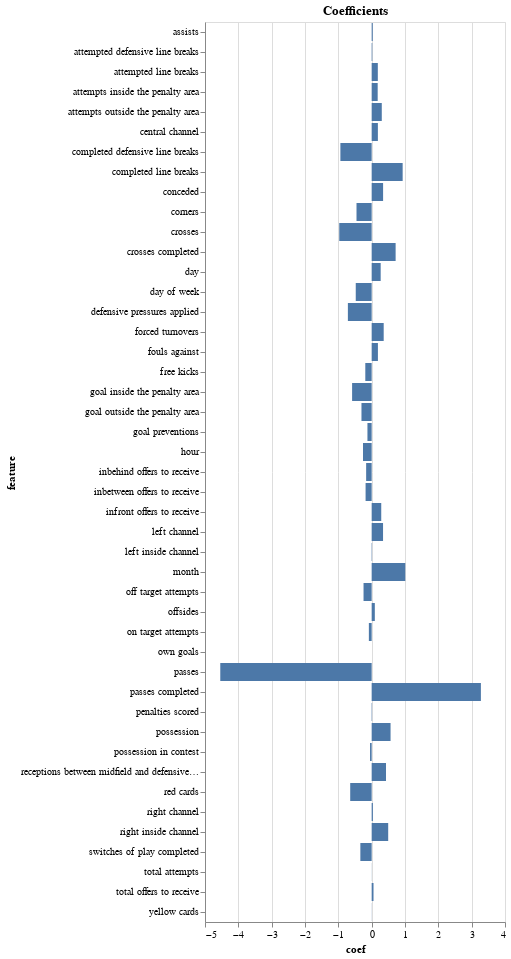

This figure's notebook cell:
### Markdown cell above
These 2 value suggest overfitting because the test error is much higher than the train error suggesting that the model is not fitting the data properly.

### Code cell
import altair as alt

df_coef = pd.DataFrame({
    'feature': LinReg.feature_names_in_,
    'coef': LinReg.coef_
})

chart = alt.Chart(df_coef).mark_bar().encode(
    x='coef',
    y=alt.Y('feature') 
).properties(
    title='Coefficients'
)
chart

### Figure 1 — Vega-Lite specification as saved in the notebook (floating-point values rounded to 4 significant figures)
{"config": {"view": {"continuousWidth": 300, "continuousHeight": 300}}, "data": {"name": "data-2c13506af2fa1b27fa1a4a7ea8653335"}, "mark": {"type": "bar"}, "encoding": {"x": {"field": "coef", "type": "quantitative"}, "y": {"field": "feature", "type": "nominal"}}, "title": "Coefficients", "$schema": "https://vega.github.io/schema/vega-lite/v5.17.0.json", "datasets": {"data-2c13506af2fa1b27fa1a4a7ea8653335": [{"feature": "month", "coef": 1.009}, {"feature": "day", "coef": 0.2704}, {"feature": "hour", "coef": -0.2609}, {"feature": "day of week", "coef": -0.4776}, {"feature": "possession", "coef": 0.5667}, {"feature": "possession in contest", "coef": -0.04868}, {"feature": "total attempts", "coef": 0.003408}, {"feature": "conceded", "coef": 0.3429}, {"feature": "goal inside the penalty area", "coef": -0.587}, {"feature": "goal outside the penalty area", "coef": -0.3059}, {"feature": "assists", "coef": 0.03219}, {"feature": "on target attempts", "coef": -0.08419}, {"feature": "off target attempts", "coef": -0.2439}, {"feature": "attempts inside the penalty area", "coef": 0.1805}, {"feature": "attempts outside the penalty area", "coef": 0.3032}, {"feature": "left channel", "coef": 0.3413}, {"feature": "left inside channel", "coef": 0.01153}, {"feature": "central channel", "coef": 0.1865}, {"feature": "right inside channel", "coef": 0.4959}, {"feature": "right channel", "coef": 0.03651}, {"feature": "total offers to receive", "coef": 0.0552}, {"feature": "inbehind offers to receive", "coef": -0.1657}, {"feature": "inbetween offers to receive", "coef": -0.1825}, {"feature": "infront offers to receive", "coef": 0.2875}, {"feature": "receptions between midfield and defensive lines", "coef": 0.4295}, {"feature": "attempted line breaks", "coef": 0.1845}, {"feature": "completed line breaks", "coef": 0.9296}, {"feature": "attempted defensive line breaks", "coef": 0.0181}, {"feature": "completed defensive line breaks", "coef": -0.9384}, {"feature": "yellow cards", "coef": -0.003849}, {"feature": "red cards", "coef": -0.6437}, {"feature": "fouls against", "coef": 0.1874}, {"feature": "offsides", "coef": 0.09467}, {"feature": "passes", "coef": -4.542}, {"feature": "passes completed", "coef": 3.277}, {"feature": "crosses", "coef": -0.9723}, {"feature": "crosses completed", "coef": 0.7188}, {"feature": "switches of play completed", "coef": -0.3395}, {"feature": "corners", "coef": -0.4551}, {"feature": "free kicks", "coef": -0.191}, {"feature": "penalties scored", "coef": 0.01213}, {"feature": "goal preventions", "coef": -0.1268}, {"feature": "own goals", "coef": -2.22e-16}, {"feature": "forced turnovers", "coef": 0.3608}, {"feature": "defensive pressures applied", "coef": -0.7137}]}}
